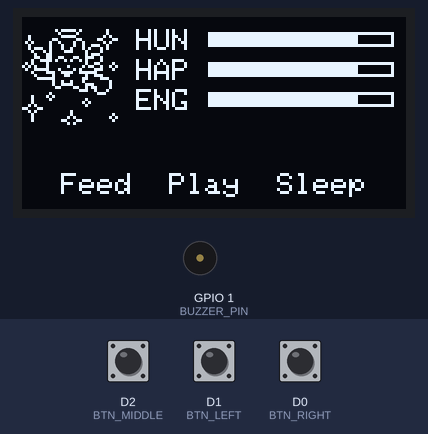
Bench run of a sketch on a simulated ESP8266 (NodeMCU). On the bench: 128×64 one-colour display, buzzer (waves = sounding). The inputs (shaded band) are chosen by the test bench; at power-on: D0 (BTN_RIGHT) HIGH, D2 (BTN_MIDDLE) HIGH, D1 (BTN_LEFT) HIGH.

Above: at 2.2 s.
2.3 s: D0 (BTN_RIGHT) pulled LOW for 1 s
At 2.47 s:
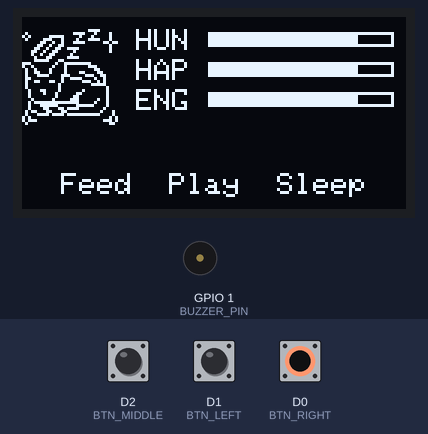
4.8 s: D2 (BTN_MIDDLE) pulled LOW for 3.2 s
At 9.1 s:
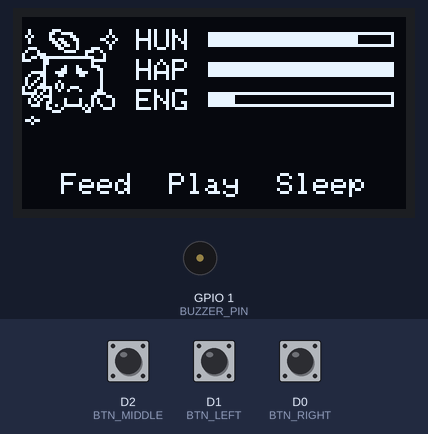
9.5 s: D1 (BTN_LEFT) pulled LOW for 0.15 s
At 10.9 s:
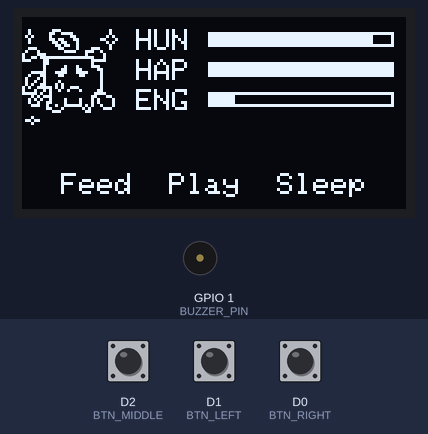
11.1 s: D2 (BTN_MIDDLE) pulled LOW for 0.15 s
At 11.8 s:
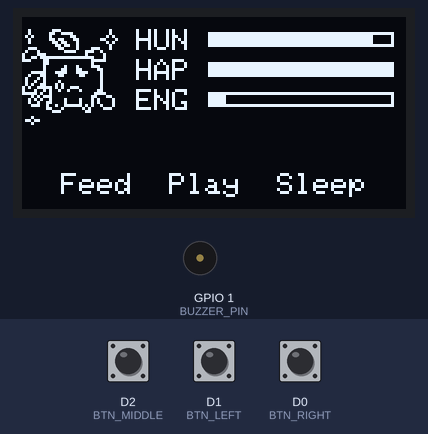
12.7 s: D1 (BTN_LEFT) pulled LOW for 1 s
At 14.4 s:
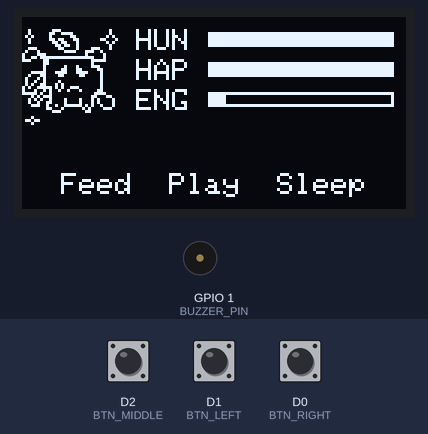
15.2 s: D0 (BTN_RIGHT) pulled LOW for 0.15 s
At 16.7 s:
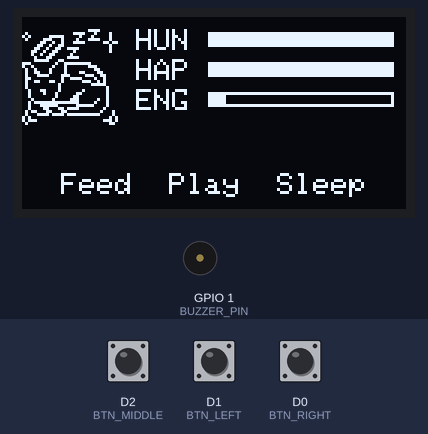
Timing chart, 0 to 17.8 s (numbered marks = the images above; inputs shaded):
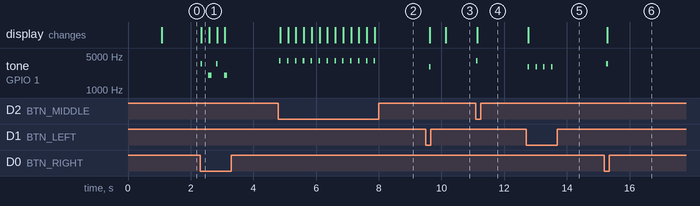

Measured:
- after the input at 2.3 s, tone on GPIO 1 (BUZZER_PIN): plays 3500 Hz for 0.05 s, 2000 Hz for 0.10 s, 3500 Hz for 0.05 s, 2000 Hz for 0.10 s, starting at once; the display: changes at once (image 1)
- after the input at 4.8 s, tone on GPIO 1 (BUZZER_PIN): alternates 4000 Hz for 0.05 s and silent for 0.20 s, 26 changes in all, then stays silent, starting at once; the display: first changes after 0.05 s (image 2 shows a later state)
- after the input at 9.5 s, tone on GPIO 1 (BUZZER_PIN): silent → 3000 Hz after 0.10 s, → silent 0.05 s later; the display: first changes after 0.13 s (image 3 shows a later state)
- after the input at 11.1 s, tone on GPIO 1 (BUZZER_PIN): silent → 4000 Hz at once, → silent 0.05 s later; the display: changes at once (image 4)
- after the input at 12.7 s, tone on GPIO 1 (BUZZER_PIN): alternates 3000 Hz for 0.05 s and silent for 0.20 s, 8 changes in all, then stays silent, starting after 0.05 s; the display: changes after 0.07 s (image 5)
- after the input at 15.2 s, tone on GPIO 1 (BUZZER_PIN): silent → 3500 Hz after 0.06 s, → silent 0.05 s later; the display: changes after 0.09 s (image 6)

The sketch:

BibliGotchi_Firmware.ino
```cpp
//Buttons (traced from the schematics)
#define BTN1 0
#define BTN2 1
#define BTN3 2

//I2C Oled (traced from the schematics)
#define SCL 23
#define SDA 22

//Buzzer (traced from the schematics)
#define BUZZER 18

#include <Wire.h>
#include <Adafruit_GFX.h>
#include <Adafruit_SSD1306.h>

#define SCREEN_WIDTH 128
#define SCREEN_HEIGHT 64
#define OLED_RESET -1

Adafruit_SSD1306 display(SCREEN_WIDTH, SCREEN_HEIGHT, &Wire, OLED_RESET);

// Kept D-prefix pins as requested
#define BTN_LEFT    D1
#define BTN_MIDDLE  D2
#define BTN_RIGHT   D0
#define BUZZER_PIN  D10

struct Pet {
  int hunger;
  int happiness;
  int energy;
  unsigned long age;
};

Pet pet;

enum Screen {
  SCREEN_MAIN,
  SCREEN_FEED,
  SCREEN_PLAY,
  SCREEN_SLEEP,
};
Screen currentScreen = SCREEN_MAIN;

//UPDATE PET Function
unsigned long lastUpdate = 0;

void updatePet() {
  if (millis() - lastUpdate > 10000) {  // every 10 seconds

    // Fixed: Handle passive logic based on screen state
    if (currentScreen == SCREEN_SLEEP) {
      // Pet recovers energy over time while sleeping
      pet.energy += 15;
      if (pet.energy >= 100) {
        pet.energy = 100;
        currentScreen = SCREEN_MAIN; // Wakes up automatically when full!
      }
    } else {
      // Normal ticking down when awake
      pet.hunger--;
      pet.happiness--;
      pet.energy--;
    }

    if (pet.hunger < 0) pet.hunger = 0;
    if (pet.happiness < 0) pet.happiness = 0;
    if (pet.energy < 0) pet.energy = 0;

    pet.age += 10;
    lastUpdate = millis();
  }
}

//Button Press Function
unsigned long lastButtonPress = 0;

void checkButtons() {
  if (millis() - lastButtonPress < 200) return;  // debounce

  // Fixed: Pressing any button while sleeping wakes the pet up
  if (currentScreen == SCREEN_SLEEP) {
    if (digitalRead(BTN_LEFT) == LOW || digitalRead(BTN_MIDDLE) == LOW || digitalRead(BTN_RIGHT) == LOW) {
      currentScreen = SCREEN_MAIN;
      tone(BUZZER_PIN, 2000, 100); // Wake up tone
      lastButtonPress = millis();
      return;
    }
  }

  // Normal button routine when awake
  if (digitalRead(BTN_LEFT) == LOW) {
    currentScreen = SCREEN_FEED;
    tone(BUZZER_PIN, 3000, 50);
    lastButtonPress = millis();
  }
  else if (digitalRead(BTN_MIDDLE) == LOW) {
    currentScreen = SCREEN_PLAY;
    tone(BUZZER_PIN, 4000, 50);
    lastButtonPress = millis();
  }
  else if (digitalRead(BTN_RIGHT) == LOW) {
    currentScreen = SCREEN_SLEEP;
    tone(BUZZER_PIN, 3500, 50);
    lastButtonPress = millis();
  }
}

//Screen Logic
void handleScreenLogic() {
  switch(currentScreen) {
    case SCREEN_FEED:
      pet.hunger += 10;
      if (pet.hunger > 100) pet.hunger = 100;
      currentScreen = SCREEN_MAIN; // Direct return for immediate stat boost
      break;

    case SCREEN_PLAY:
      pet.happiness += 10;
      pet.energy -= 5;
      if (pet.happiness > 100) pet.happiness = 100;
      if (pet.energy < 0) pet.energy = 0;
      currentScreen = SCREEN_MAIN; // Direct return for immediate stat boost
      break;

    case SCREEN_SLEEP:
      // Fixed: Removed instant return to MAIN so the sleep state is persistent and visible
      break;

    case SCREEN_MAIN:
      break;
  }
}

//CHARACTER SPRITES DRAWINGS
//****************************************//

//NEUTRAL
const unsigned char PROGMEM petNeutral[] = {
  0b00000000, 0b00000000, 0b00000000, 0b00000100,
  0b00000000, 0b00000000, 0b00000000, 0b00000100,
  0b00010000, 0b00000000, 0b00000000, 0b00000100,
  0b00010000, 0b00000000, 0b00000000, 0b00001110,
  0b00111000, 0b00000111, 0b11110000, 0b00011011,
  0b01101100, 0b00001000, 0b00001000, 0b00001110,
  0b00111000, 0b00001011, 0b11101000, 0b00000100,
  0b00010000, 0b00001000, 0b00001000, 0b00000100,
  0b00000000, 0b00000111, 0b11110000, 0b00000000,
  0b01100000, 0b00000000, 0b00000000, 0b00011000,
  0b10010000, 0b00011110, 0b00011000, 0b00100100,
  0b10001000, 0b00110010, 0b00100100, 0b01000100,
  0b11000100, 0b00101010, 0b01010100, 0b10001100,
  0b00110011, 0b00100100, 0b01001011, 0b00010000,
  0b01001000, 0b11100111, 0b11001100, 0b00110000,
  0b10000110, 0b11000000, 0b00000100, 0b01001000,
  0b10000001, 0b00011000, 0b01100100, 0b11000100,
  0b01100001, 0b00011000, 0b01100111, 0b00001100,
  0b00011001, 0b00000000, 0b00000100, 0b00010000,
  0b00100111, 0b00000000, 0b00000111, 0b11110000,
  0b01000001, 0b00000011, 0b10000100, 0b00000000,
  0b00111000, 0b10000000, 0b00001000, 0b01111100,
  0b00000111, 0b11100000, 0b00010000, 0b11000110,
  0b00010000, 0b00110000, 0b00011011, 0b10000010,
  0b00010000, 0b00100100, 0b10000100, 0b00001110,
  0b01101100, 0b01010100, 0b10010111, 0b11111000,
  0b00010000, 0b10001111, 0b11100100, 0b00000000,
  0b00010000, 0b01110000, 0b00011100, 0b00000000,
  0b00000000, 0b00000000, 0b00000000, 0b00000000,
  0b00000000, 0b00000000, 0b00000000, 0b00000000,
  0b00000000, 0b00000000, 0b00000000, 0b00000000,
  0b00000000, 0b00000000, 0b00000000, 0b00000000
};

//SAD
const unsigned char PROGMEM petSad[] = {
  0b00100000, 0b00111000, 0b00000000, 0b00000100,
  0b00100000, 0b01100111, 0b10000000, 0b00000100,
  0b01010000, 0b01000000, 0b11000000, 0b00001010,
  0b00100000, 0b01101100, 0b01100000, 0b00110001,
  0b00100000, 0b00110110, 0b00100000, 0b00001010,
  0b00000000, 0b00011011, 0b00100000, 0b00000100,
  0b00111000, 0b00001100, 0b00100001, 0b11000100,
  0b01000100, 0b00000011, 0b11000111, 0b00100000,
  0b10000111, 0b00000000, 0b00000100, 0b00010000,
  0b10011011, 0b11111111, 0b11111111, 0b00010000,
  0b11100001, 0b10000000, 0b00000001, 0b11110000,
  0b00000001, 0b10000000, 0b00000001, 0b00000000,
  0b00000001, 0b00000010, 0b00100001, 0b11000000,
  0b00000001, 0b00000110, 0b00110000, 0b01100000,
  0b00011111, 0b00011110, 0b00111100, 0b00100000,
  0b00100011, 0b00001100, 0b00011000, 0b00100000,
  0b01000101, 0b00000000, 0b00000000, 0b00100000,
  0b01001001, 0b00001000, 0b00000000, 0b00100000,
  0b01010011, 0b00010100, 0b00000000, 0b00100000,
  0b10100111, 0b11010100, 0b11100000, 0b00100000,
  0b10001001, 0b01001001, 0b00010000, 0b01100000,
  0b11111010, 0b01000000, 0b00000000, 0b11110000,
  0b00010101, 0b11000000, 0b00000001, 0b10001100,
  0b00101010, 0b01000010, 0b00010001, 0b01000010,
  0b00100100, 0b11000010, 0b00010001, 0b01000010,
  0b00011100, 0b10010011, 0b11110101, 0b00100010,
  0b00000000, 0b11000100, 0b00001010, 0b00011100,
  0b00000000, 0b00111000, 0b00000110, 0b00000000,
  0b00000000, 0b00000000, 0b00000000, 0b00000000,
  0b00010000, 0b00000000, 0b00000000, 0b00000000,
  0b01101100, 0b00000000, 0b00000000, 0b00000000,
  0b00010000, 0b00000000, 0b00000000, 0b00000000
};

// HAPPY
const unsigned char PROGMEM petHappy[] = {
  0b00000000, 0b00010111, 0b11010000, 0b00001000,
  0b00000000, 0b00001000, 0b00100000, 0b00001000,
  0b00100000, 0b00000111, 0b11000000, 0b00010100,
  0b00100000, 0b00110000, 0b00110000, 0b01100011,
  0b01010000, 0b01001000, 0b01001000, 0b00010100,
  0b00100000, 0b01000100, 0b01001001, 0b11001000,
  0b00101110, 0b01000100, 0b10001010, 0b00101000,
  0b00010001, 0b01000011, 0b10000100, 0b00100000,
  0b00001000, 0b11000000, 0b00000101, 0b11000000,
  0b00001100, 0b11001100, 0b01100111, 0b00100000,
  0b00010011, 0b11010010, 0b10010100, 0b00100000,
  0b01010000, 0b10000000, 0b00000100, 0b11000010,
  0b10101000, 0b10000001, 0b00001011, 0b00100101,
  0b01001111, 0b10001000, 0b01010000, 0b11100010,
  0b00010000, 0b11100111, 0b10011111, 0b10000000,
  0b00001000, 0b00100011, 0b00000100, 0b11100000,
  0b00000111, 0b11100000, 0b00001100, 0b00111000,
  0b00000000, 0b00100100, 0b10001000, 0b00000100,
  0b00000000, 0b00100111, 0b10000111, 0b00000100,
  0b00000000, 0b00011000, 0b01100101, 0b10000100,
  0b00000000, 0b00000000, 0b00011100, 0b10001000,
  0b00000000, 0b01000000, 0b00000000, 0b01110000,
  0b00010000, 0b10100000, 0b00000000, 0b00000000,
  0b00010000, 0b01000000, 0b00000100, 0b00000000,
  0b00010000, 0b00000000, 0b00001010, 0b00000000,
  0b00101000, 0b00000000, 0b00000100, 0b00000000,
  0b11000110, 0b00000000, 0b00000000, 0b00000000,
  0b00101000, 0b00000000, 0b10000000, 0b00000000,
  0b00010000, 0b00000000, 0b10000000, 0b00000010,
  0b00010000, 0b00000001, 0b01000000, 0b00000101,
  0b00010000, 0b00000110, 0b00110000, 0b00000010,
  0b00000000, 0b00000001, 0b01000000, 0b00000000
};

// SLEEP
const unsigned char PROGMEM petSleep[] = {
  0b00000000, 0b00000000, 0b00000011, 0b11000000,
  0b01000000, 0b00000000, 0b01111000, 0b10000100,
  0b10100000, 0b01111100, 0b00010001, 0b00000100,
  0b01000001, 0b11000100, 0b00100011, 0b11000100,
  0b00000011, 0b00100100, 0b01111000, 0b00011011,
  0b00000110, 0b01001100, 0b00000000, 0b00000100,
  0b00001100, 0b10011001, 0b11100000, 0b00000100,
  0b00011001, 0b00110000, 0b01000000, 0b00000100,
  0b00010010, 0b01100000, 0b10000000, 0b00000000,
  0b00001000, 0b11000001, 0b11100000, 0b00000000,
  0b00001111, 0b10001100, 0b00000000, 0b00000000,
  0b11100000, 0b00010011, 0b11111110, 0b00000000,
  0b10010000, 0b00100010, 0b00000011, 0b10000000,
  0b01001000, 0b01000010, 0b00000000, 0b11000000,
  0b01001100, 0b01000010, 0b00011000, 0b01100000,
  0b01000111, 0b10000111, 0b00000111, 0b00110000,
  0b01100000, 0b00000100, 0b11110000, 0b10010000,
  0b01001100, 0b01100100, 0b00001110, 0b01010000,
  0b01000000, 0b00001000, 0b00000001, 0b11110000,
  0b01000000, 0b00001000, 0b00000000, 0b00001000,
  0b00100011, 0b00001000, 0b00001000, 0b00001000,
  0b00100001, 0b00010000, 0b00110000, 0b00001000,
  0b00100000, 0b00010000, 0b01100000, 0b00001000,
  0b00010000, 0b00100000, 0b11100000, 0b01001000,
  0b00101111, 0b11111111, 0b11100000, 0b10001000,
  0b00100011, 0b11110000, 0b00111111, 0b00001000,
  0b00100001, 0b10001101, 0b11100000, 0b00010000,
  0b01011000, 0b11000110, 0b00000000, 0b00100010,
  0b01000111, 0b10111101, 0b11111111, 0b11000010,
  0b10100000, 0b00000000, 0b00000000, 0b00000101,
  0b10111000, 0b00000000, 0b00000000, 0b00011101,
  0b01000000, 0b00000000, 0b00000000, 0b00000110
};

//***********************************************************
void drawBar(int x, int y, int value) {
  int maxBarWidth = 62; // Prevents clipping out the right boundary
  int barHeight = 5;    // Balanced text to spacing alignment
  int fillWidth = map(value, 0, 100, 0, maxBarWidth);

  display.drawRect(x, y, maxBarWidth, barHeight, SSD1306_WHITE);       // outline
  display.fillRect(x, y, fillWidth, barHeight, SSD1306_WHITE);        // filled portion
}

void render(){
  display.clearDisplay();
  const unsigned char* sprite;

  // Fixed: Validates sleep condition properly
  if (currentScreen == SCREEN_SLEEP) {
    sprite = petSleep;
  } else if (pet.hunger < 30 || pet.happiness < 30 || pet.energy < 30) {
    sprite = petSad;
  } else if (pet.hunger > 50 && pet.happiness > 50 && pet.energy > 50) {
    sprite = petHappy;
  } else {
    sprite = petNeutral;
  }

  // Refactored Layout: Pet rendered left (x=0) to make safe space for UI rows
  display.drawBitmap(0, 4, sprite, 32, 32, SSD1306_WHITE);
  display.setTextSize(1);

  // Status bars rendered at x=38 to remove any overlaps
  display.setCursor(38, 4);
  display.print("HUN");
  drawBar(62, 5, pet.hunger);

  display.setCursor(38, 14);
  display.print("HAP");
  drawBar(62, 15, pet.happiness);

  display.setCursor(38, 24);
  display.print("ENG");
  drawBar(62, 25, pet.energy);

  // Bottom action options adjusted perfectly within 128px screen wrap constraints
  int textWidth = 102;
  int x = (128 - textWidth) / 2;  // 13

  display.setCursor(13, 52);
  display.println("Feed  Play  Sleep");

  display.display();
}

void setup() {
  pinMode(BTN_LEFT, INPUT_PULLUP);
  pinMode(BTN_RIGHT, INPUT_PULLUP);
  pinMode(BTN_MIDDLE, INPUT_PULLUP); // Fixed: Missing trailing parenthesis added
  pinMode(BUZZER_PIN, OUTPUT);

  // Fixed: Hardware connection safety check loop
  if(!display.begin(SSD1306_SWITCHCAPVCC, 0x3C)) {
    while(true); // Dead halt if I2C display address is not acknowledging
  }

  display.clearDisplay();
  display.setTextSize(1);
  display.setTextColor(SSD1306_WHITE);
  display.setCursor(10, 24);
  display.println("Tamagotchi Init...");
  display.display();
  delay(1000);

  pet.hunger = 80;
  pet.happiness = 80;
  pet.energy = 80;
  pet.age = 0;
}

void loop() {
  checkButtons();       // 1. Read input
  updatePet();          // 2. Update state over time
  handleScreenLogic();  // 3. Process actions
  render();             // 4. Display results
  delay(100);           // 5. Short pause
}
```
